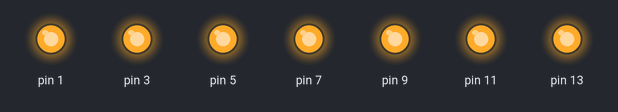
The sketch below on a simulated Arduino Uno, built with avr-gcc and run on an emulated ATmega328P. Shown: output pins drawn as LEDs (lit = HIGH).

Above: at 0.1 s.
At 5.1 s:
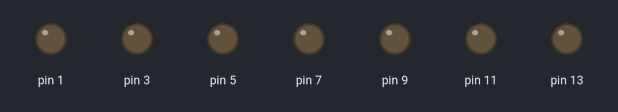
Timing chart, 0 to 6.6 s (numbered marks = the images above):
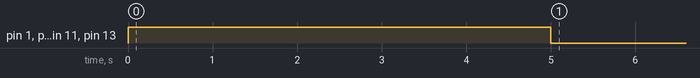

The sketch:

exemplo_2.ino
```cpp
/*int ledPin = 13;
int ledPin1 = 12;
int ledPin2= 11;
int ledPin3 = 10;
int ledPin4 = 9;
int ledPin5 = 8;
int ledPin6 = 7;
int ledPin7 = 6;
int ledPin8 = 5;
*/


void setup() {
  // put your setup code here, to run once:
 /* pinMode(ledPin,OUTPUT);
  pinMode (ledPin1,OUTPUT);
  pinMode (ledPin2,OUTPUT);
  pinMode (ledPin3,OUTPUT);
  pinMode (ledPin4,OUTPUT);
  pinMode (ledPin5,OUTPUT);
  pinMode (ledPin6,OUTPUT);
  pinMode (ledPin7,OUTPUT);
  pinMode (ledPin8,OUTPUT);
  */
 for(int pino=13;pino >=1;pino=pino-2)
  pinMode(pino,OUTPUT);
 for(int pino=13;pino >=1;pino=pino-2)
  digitalWrite (pino,HIGH); //Acende a luz Envia Corrente
  delay(5000);

  for (int pino=13;pino >=1;pino=pino-2)
  digitalWrite (pino,LOW); //Apaga a Luz
  delay(5000);
}

void loop() {
  // put your main code here, to run repeatedly:

  /*digitalWrite(ledPin,HIGH);
  delay(10); //acende
  digitalWrite(ledPin,LOW);
  delay(30); //apaga

    digitalWrite(ledPin1,HIGH);
  delay(20); //acende
  digitalWrite(ledPin1,LOW);
  delay(40); //apaga


digitalWrite(ledPin2,HIGH);
  delay(30); //acende
  digitalWrite(ledPin2,LOW);
  delay(50); //apaga

  digitalWrite(ledPin3,HIGH);
  delay(40); //acende
  digitalWrite(ledPin3,LOW);
  delay(60); //apaga

  digitalWrite(ledPin4,HIGH);
  delay(50); //acende
  digitalWrite(ledPin4,LOW);
  delay(70); //apaga

  digitalWrite(ledPin5,HIGH);
  delay(60); //acende
  digitalWrite(ledPin5,LOW);
  delay(80); //apaga

  digitalWrite(ledPin6,HIGH);
  delay(70); //acende
  digitalWrite(ledPin6,LOW);
  delay(90); //apaga

  digitalWrite(ledPin7,HIGH);
  delay(80); //acende
  digitalWrite(ledPin7,LOW);
  delay(100); //apaga
*/
}
```
